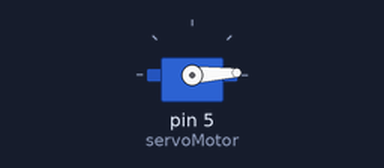
This sketch was run on a simulated Arduino Uno, built with avr-gcc and run on an emulated ATmega328P. Shown: servo. What the sketch prints to the serial monitor is not drawn.

Above: at 1.05 s.
At 2.55 s:
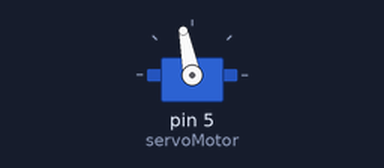
At 4.1 s:
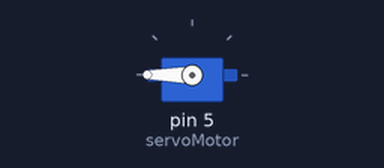
At 7.15 s:
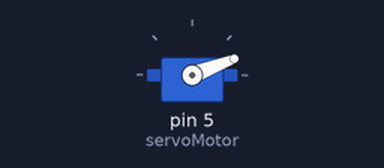
Timing chart, 0 to 10.7 s (numbered marks = the images above):
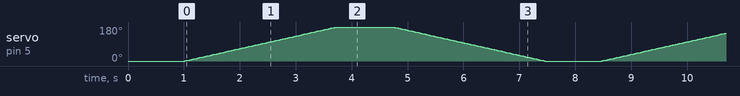

The sketch:

servomotor.ino
```cpp
#include <Servo.h>

Servo servoMotor;

void setup() {
  Serial.begin(9600);
  servoMotor.attach(5);
  Serial.println("Servo Motor Testi Basladi!");
  servoMotor.write(0);
  delay(1000);
}

void loop() {
  for (int pos = 0; pos <= 180; pos += 1) {
    servoMotor.write(pos);
    delay(15);
  }

  delay(1000);

  for (int pos = 180; pos >= 0; pos -= 1) {
    servoMotor.write(pos);
    delay(15);
  }

  delay(1000);
}
```
